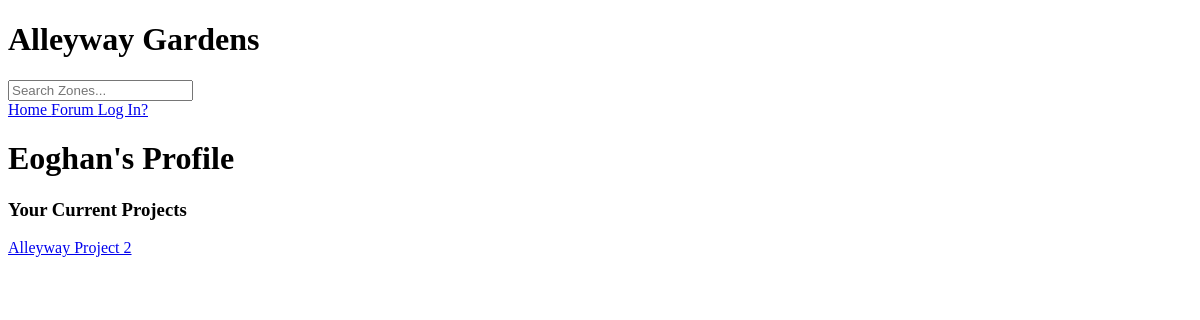
/profile/2/, run on an earlier commit of the app's database.
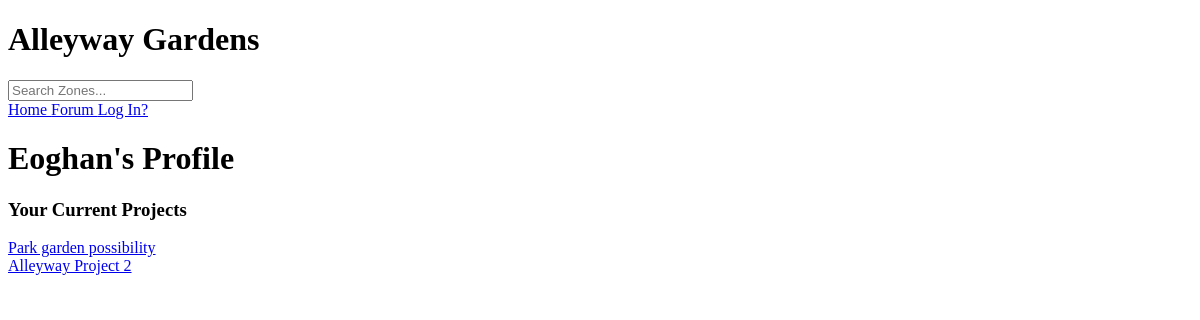
And on a later commit of the database.
### base/models.py (models this page shows, shortened)
class Project(models.Model):
    host = models.ForeignKey(User, on_delete=models.SET_NULL, null=True)
    zone = models.ForeignKey(Zone, on_delete=models.SET_NULL, null=True)
    name = models.CharField(max_length=200)
    description = models.TextField(null=True, blank= True)
    participants = models.ManyToManyField(User, related_name='participants', blank=True)
    updated = models.DateTimeField(auto_now=True)
    created = models.DateTimeField(auto_now_add=True)
    class Meta:
        ordering = ['-updated', '-created']

### base/views.py (the view)
# urls.py: path('profile/<str:pk>/', views.userProfile, name = 'user-profile'),
def userProfile(request, pk):
    user = User.objects.get(id=pk)
    projects = user.project_set.all()
    project_messages = user.message_set.all()
    zones = Zone.objects.all()
    context = {'user': user, 'projects': projects, 'project_messages' : project_messages, 'zones' :zones }
    return render(request, 'base/profile.html', context)

### base/templates/base/profile.html (shortened to what this page needs)
{% extends 'main.html' %}
{% block content %}
<h1>{{user.username|capfirst }}'s Profile </h1>
<div>
<h3> Your Current Projects </h3>
{% for project in projects %}
<div>
    <a href="{% url 'project' project.id %}">{{project.name}}</a>
</div>
{% endfor %}
</div>
{% endblock content %}

What changed in the data, as far as the page shows it:
added Project: name "Park garden possibility"
